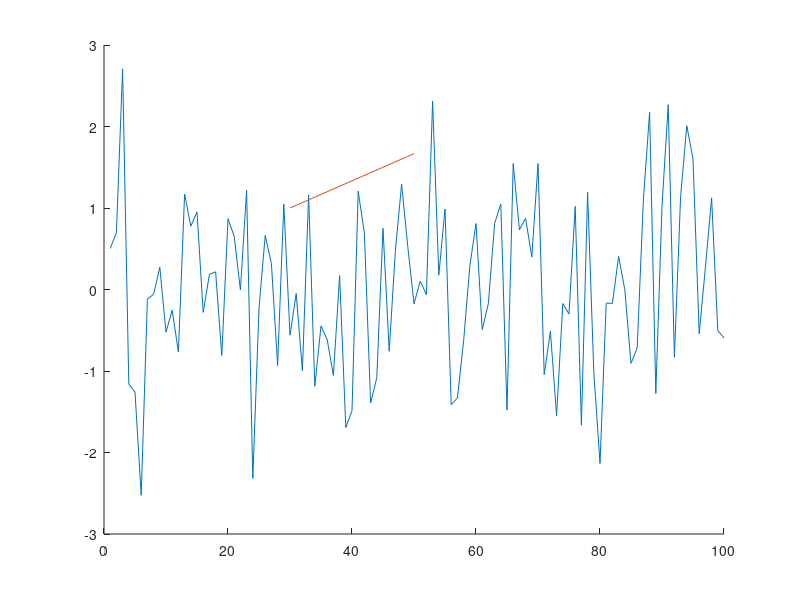

This chart was generated by the following MATLAB code:
clear
close all;
clc

x=linspace(1,100);
for i=1:length(x)
    y(i)=randn;
end

hold on
plot(x,y)

y=0
x=linspace(30,50,20);
for i=1:length(x)
    y(i)=x(i)/30;
end
plot(x,y)